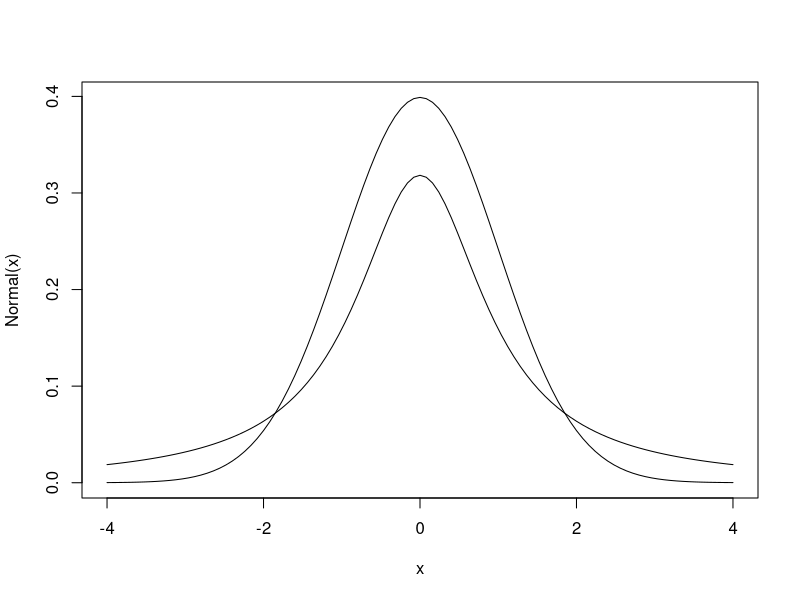
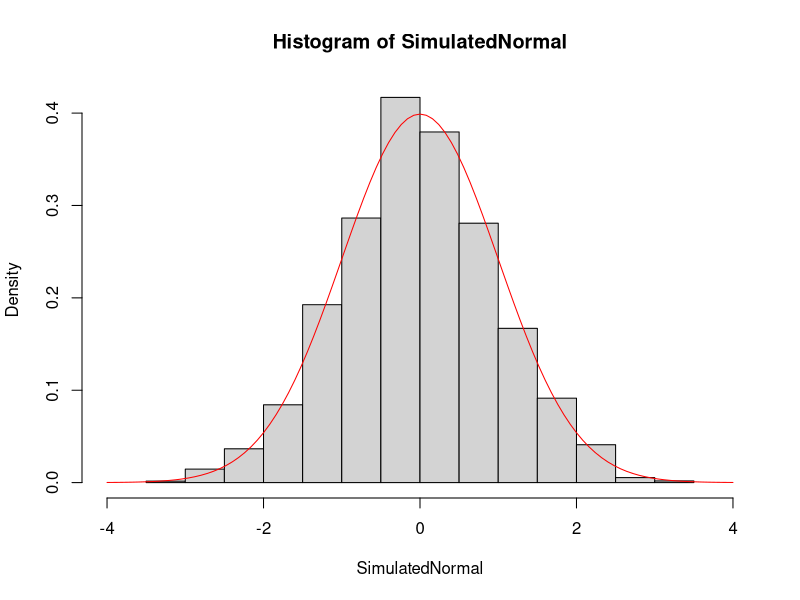

Recreate these plots in R, in order.
##################################################################
# The following code simulates Standard Normal RV's using the 
# method of Metropolis-Hastings Algorithm
# The Cauchy distr was used as the proposal distr
#
# Will Daewook Kwon - will.dw.kwon@gmail.com
##################################################################
set.seed(190021); rm(list=ls())

# Target Distribution: Standard Normal
# Proposal Distribution: Cauchy Distribution 

Cauchy = function(x) dcauchy(x,0,1)
Normal = function(x) dnorm(x,0,1)

curve(Normal, xlim = c(-4,4),)
curve(Cauchy, xlim = c(-4,4),add=T)
# Cauchy is quite close to the Standard Normal
# Hence, it is a good choice as a proposal

initial = 0

MCMC_Normal = function(n, initial = 0){
	current = initial
	MC = c(); i = 0
	# 2000 denotes burn-in
	length = n + 2000
	
	while( i <= length){
		# Proposal
		nex = rcauchy(1, current, 1)
		
		# Caculate Acceptance
		U = runif(1)
		accept = (dnorm(nex)*dcauchy(nex, current, 1)) / (dnorm(current)*dcauchy(current, nex, 1)) 
		if( U <= accept ){
			current = nex	
		}
		else{
			current = current
		}
		
		# Collect
		MC[i] = current
		i = i + 1
	}
	
	# Discard the Burn-in
	return( MC[2001:length] )
}

# Demonstration
SimulatedNormal = MCMC_Normal(10000)
length(SimulatedNormal)
hist(SimulatedNormal, prob = T, xlim = c(-4,4))
curve(dnorm, add = T, col = "red", xlim = c(-4,4))
